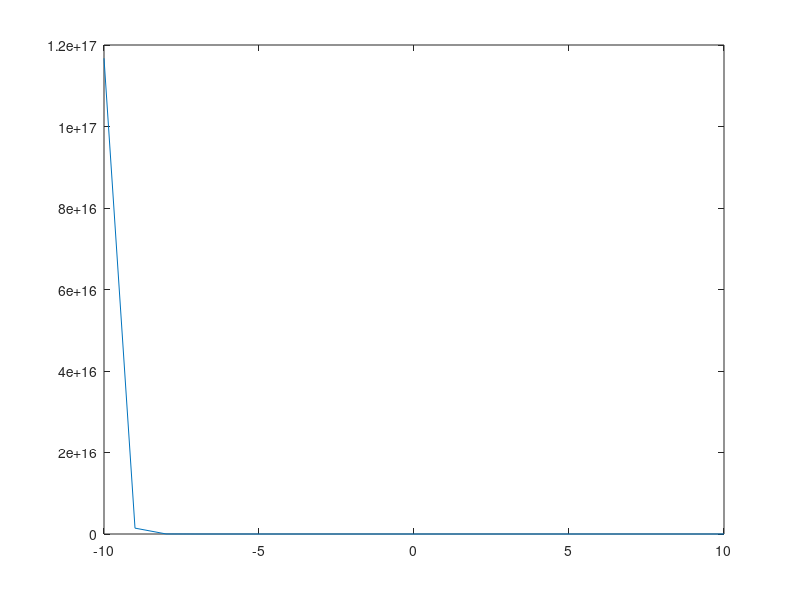

Here is the MATLAB script that generated this plot:
% Octave Script
% Title           :Funciones Trascendentes: Trigonométricas, Logarítmicas y Exponenciales (Ejercicio13)
% Correo          :urbanoorlando79@gmail.com
% Description     :Script para graficar funciones y determinar que tipo de funcion es.
% Author          :Orlando Urbano Trejo (Lando)
% Date            :23_11_2021
% Version         :1
% Usage           :octave>path/Ejercicio13
%                 :Requiere aplicación octave, usar linea de comandos
%                 :https://octaveintro.readthedocs.io/en/latest/index.html

clear
disp ('Función13');
% Dominio de la función
x= -10:1:10
% Regla de correspondencia
rx=(7)./(9).^(2.*x + 3)
disp ('La función es inyectiva ya que ∀x,y∈D | f(x) = f(y) ⟹ x = y');
disp ('El dominio de la función es (-∞, ∞)');
disp ('El rango de la función es de (0, ∞)');
disp ('Los puntos donde f(x)=0 son los puntos (0,343/729');
% Plotear función
plot (x, rx)
